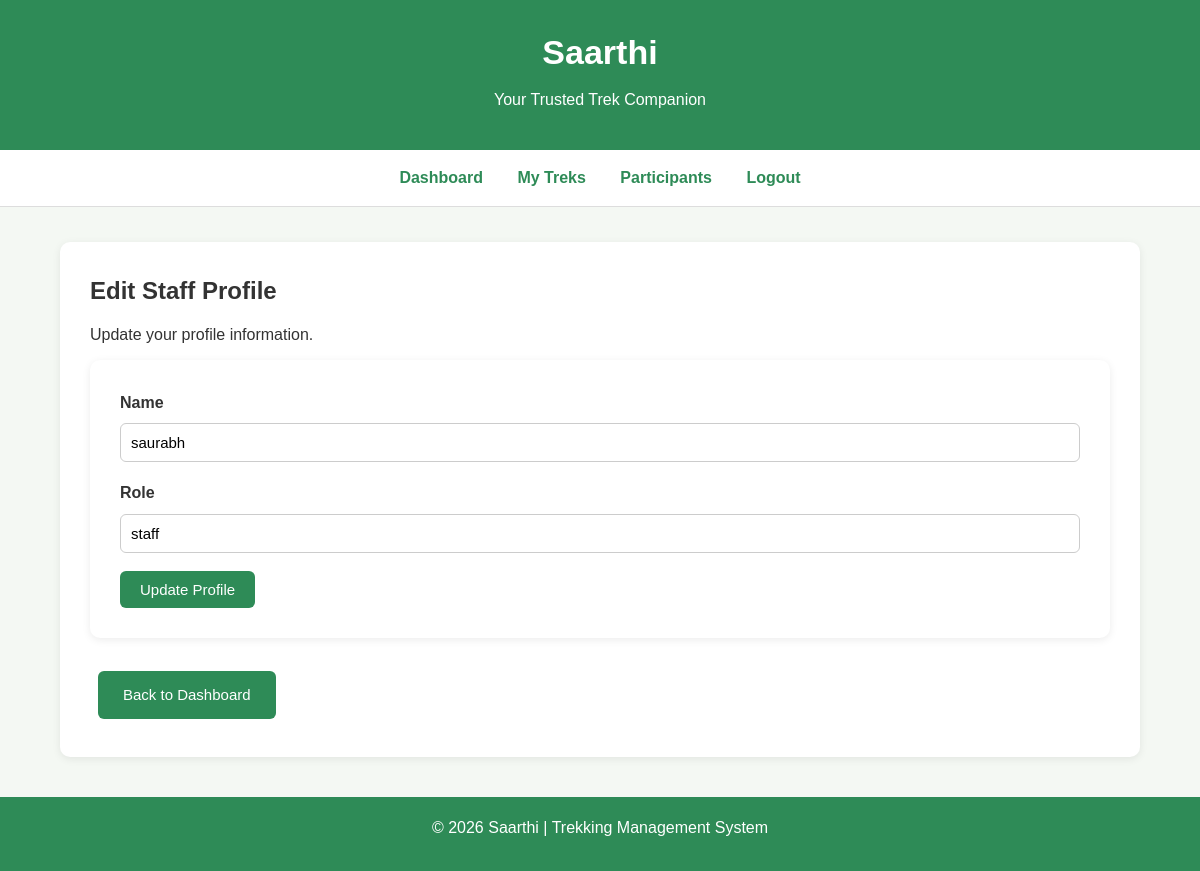
The app's page /edit_staff_profile/1, older data.
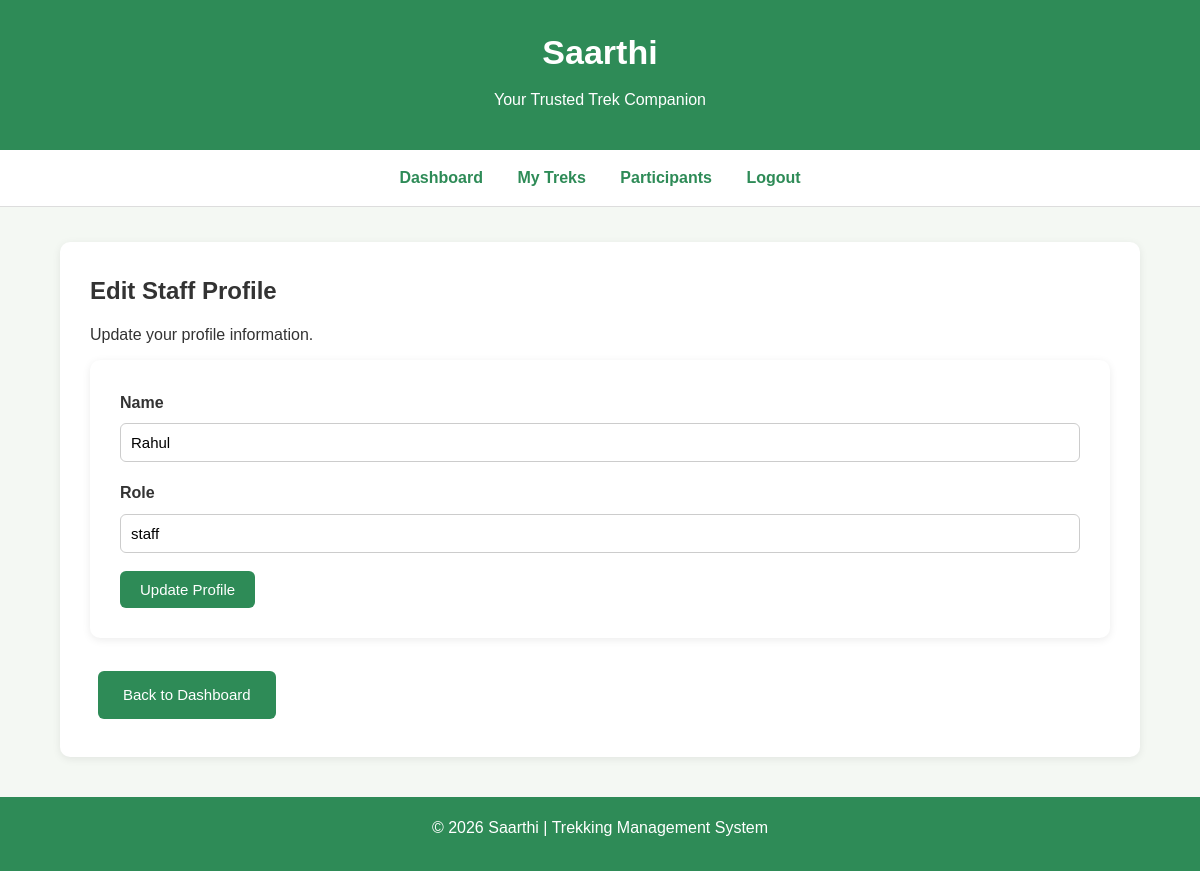
The same page, newer data.
### app.py (models this page shows)
class Staff(db.Model):
    id = db.Column(db.Integer, primary_key=True)
    name = db.Column(db.String(100), nullable=False)
    role = db.Column(db.String(20), nullable=False)
    status = db.Column(db.String(20), default="pending")
    treks = db.relationship('Trekking_table', backref='staff', lazy=True)

### app.py (the view)
@app.route("/edit_staff_profile/<int:staff_id>", methods=["GET", "POST"])
def edit_staff_profile(staff_id):
    staff = Staff.query.get_or_404(staff_id)
    if request.method == "POST":
        staff.name = request.form["name"]
        staff.role = request.form["role"]
        db.session.commit()
        return redirect("/staff")
    return render_template("Staff/edit_staff_profile.html", staff=staff)

### templates/Staff/edit_staff_profile.html (shortened to what this page needs)
<!doctype html>
<html lang="en">
  <head>
    <link
      rel="stylesheet"
      href="{{ url_for('static', filename='css/style.css') }}"
    />
  </head>
  <body>
    <header>
      <h1>Saarthi</h1>
      <p>Your Trusted Trek Companion</p>
    </header>
    <nav>
      <a href="/staff_dashboard">Dashboard</a>
      <a href="/my_treks">My Treks</a>
      <a href="/participants">Participants</a>
      <a href="/logout">Logout</a>
    </nav>
    <div class="container">
      <div class="card">
        <h2>Edit Staff Profile</h2>
        <p>Update your profile information.</p>
        <form method="POST">
          <label>Name</label>
          <input type="text" name="name" value="{{ staff.name }}" required />
          <label>Role</label>
          <input type="text" name="role" value="{{ staff.role }}" required />
          <input type="submit" value="Update Profile" />
        </form>
        <br />
        <a href="/staff_dashboard" class="btn"> Back to Dashboard </a>
      </div>
    </div>
    <footer>
      <p>© 2026 Saarthi | Trekking Management System</p>
    </footer>
  </body>
</html>

Row changes from the older to the newer data that the page shows:
changed Staff "staff": name "saurabh" → "Rahul"
